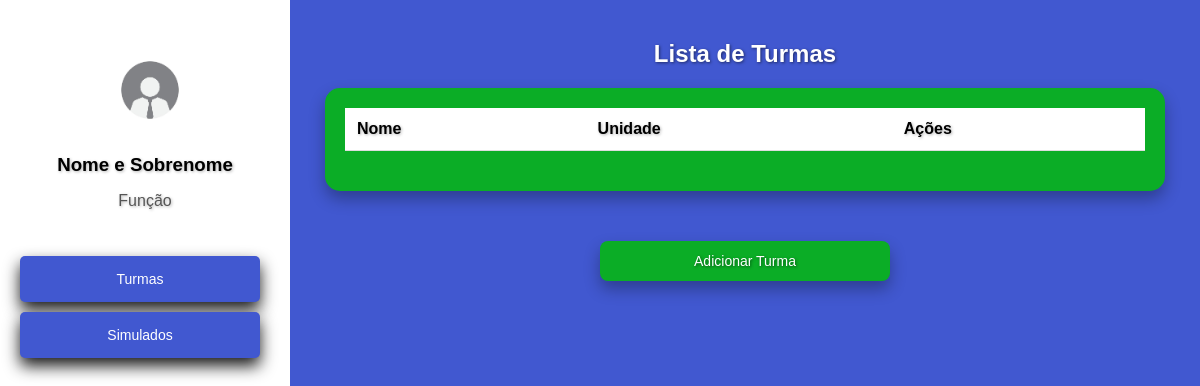
Before: /cadastros/turmas/ (signed in) with the older database file.
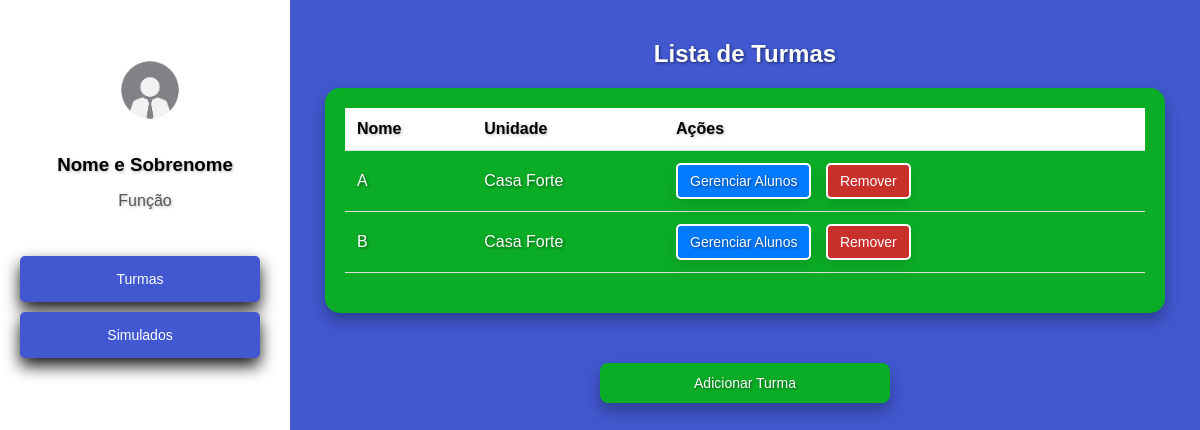
After: the same page with the newer database file.
### cadastros/models.py (models this page shows, shortened)
class Turma(models.Model):
    nome = models.CharField(max_length=100)
    unidade = models.ForeignKey(Unidade, on_delete=models.CASCADE, related_name='turmas')

class Unidade(models.Model):
    nome = models.CharField(max_length=100, unique=True)
    def __str__(self):
        return self.nome

### cadastros/views.py (the view, shortened to what this page needs)
# urls.py: path('turmas/', TurmaView.as_view(), name='turmas'),
class TurmaView(LoginRequiredMixin, View):
    login_url = '/login/'
    template_name_list = 'turmas.html'
    template_name_add = 'adicionar_turma.html'
    def get(self, request, turma_id=None):
        if request.path.endswith('adicionar/'):
            unidades = Unidade.objects.all()
            return render(request, self.template_name_add, {'unidades': unidades})
        else:
            turmas = TurmaMediator.listar_turmas()
            return render(request, self.template_name_list, {'turmas': turmas})

### cadastros/mediators.py (called while the page is built)
    @staticmethod
    def listar_turmas():
        return Turma.objects.all()

### cadastros/templates/turmas.html (shortened to what this page needs)
<!DOCTYPE html>
<html lang="pt-br">
<head>
</head>
<body>
    <div class="sidebar">
        <div class="profile">
            <img src="/static/imgfunc.jpg" alt="funcionario" width="100" height="100" style="margin-top: 20px; margin-left: 10px;">
            <h3>Nome e Sobrenome</h3>
            <p>Função</p>
        </div>
        <nav>
            <a href="#" id="menu-botoes">Turmas</a>
            <a href="{% url 'simulados' %}" class="btn btn-primary">Simulados</a>
        </nav>
    </div>
    <div class="container">
        <h2>Lista de Turmas</h2>
        <div class="table-container">
            <table>
                <thead>
                    <tr>
                        <th>Nome</th>
                        <th>Unidade</th>
                        <th>Ações</th>
                    </tr>
                </thead>
                <tbody>
                    {% for turma in turmas %}
                    <tr id="turma-{{ turma.id }}">
                        <td>{{ turma.nome }}</td>
                        <td>{{ turma.unidade }}</td>
                        <td>
                            <a href="{% url 'alunos' turma_id=turma.id %}" class="gerenciar-alunos gerenciamento-botao">Gerenciar Alunos</a>
                            <button class="remover-turma gerenciamento-botao2" data-id="{{ turma.id }}">Remover</button>
                        </td>
                    </tr>
                    {% endfor %}
                </tbody>
            </table>
        </div>
        <a href="{% url 'adicionar_turma' %}" class="add-turma" style="text-shadow: 0.0625rem 0.0625rem 0.1875rem rgba(0, 0, 0, 0.5);">Adicionar Turma</a>
    </div>
</body>
</html>

Changed rows visible on the page:
added Turma: nome "A", unidade "Casa Forte"
added Turma: nome "B", unidade "Casa Forte"
